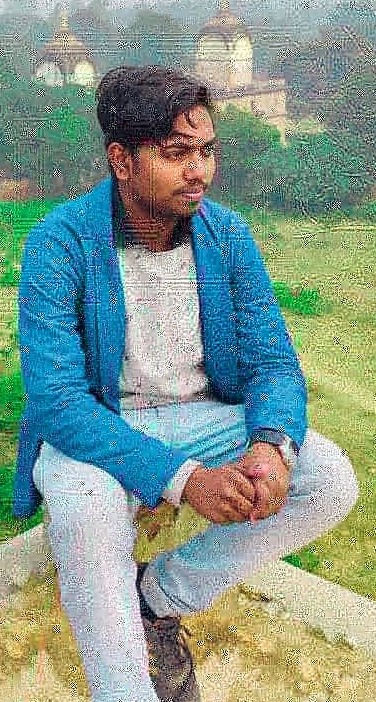
#> input picture imagefacial/lena.jpg, 376 x 702 px, given in place of the camera
$ python 20.py
#> lines starting #> are read from the running program, lines starting #| are printed output that depends on the picture
#> further down, frame is the input picture: shape (702, 376, 3); mean B, G, R 141.8, 152.6, 130.6
import cv2

def sketch(image):
	img_gray=cv2.cvtColor(image,cv2.COLOR_BGR2GRAY)
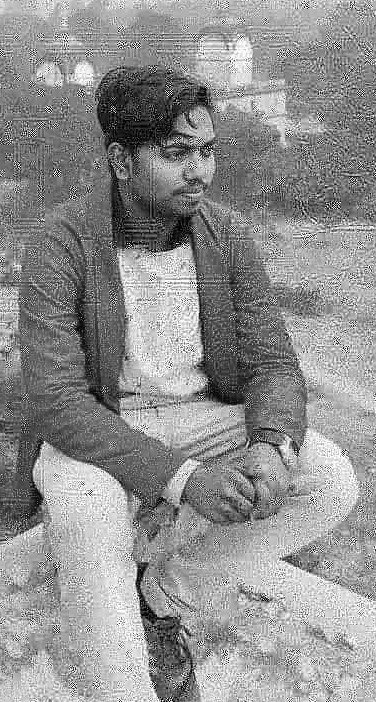
#> img_gray: shape (702, 376); min 0, max 255, mean 144.8

	img_gray_blur=cv2.GaussianBlur(img_gray,(5,5),0)
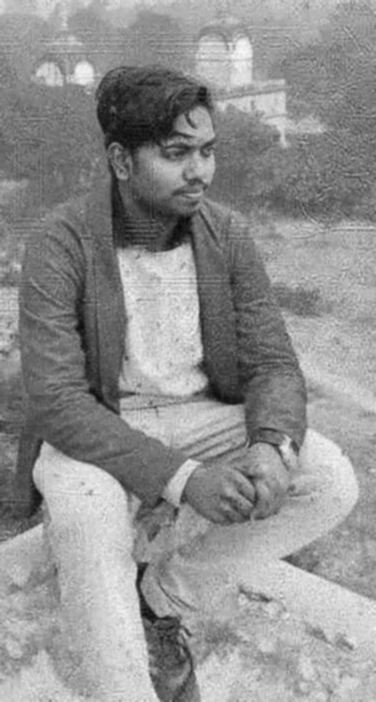
#> img_gray_blur: shape (702, 376); min 8, max 247, mean 144.8
	canny_img=cv2.Canny(img_gray_blur,10,76)
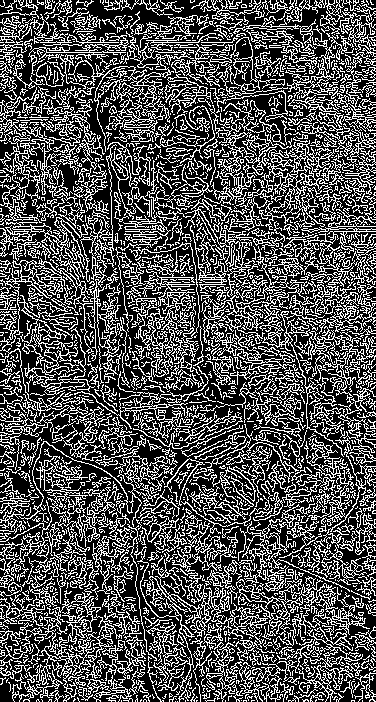
#> canny_img: shape (702, 376); 32.3% white in thin lines or dots
	ret,mask=cv2.threshold(canny_img,76,255,cv2.THRESH_BINARY)

	return mask


cap=cv2.VideoCapture(0)
while True:
	ret,frame=cap.read()
	cv2.imshow('Our live sketch',sketch(frame))
	if cv2.waitKey(1)==13 :
#> (key Esc is pressed here)
		break
cap.release()

cv2.destroyAllWindows()
